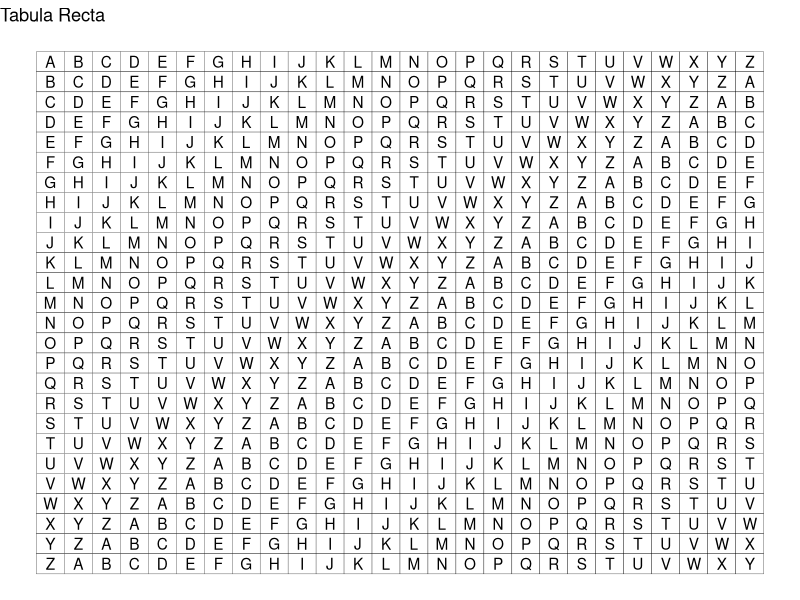

Write R code to recreate this figure.
library(tidyverse)

lets5<-data.frame(
    "lets" = LETTERS,
    "x" = rep(1:26, each=26),
    "y" = rep(1:26, times = 26)
)

lets6 <- lets5  %>% 
    filter(y != (x - 1))  %>% 
    mutate(y2 = rep(1:26, length.out=651))

lets_shift <- lets6  %>% 
    mutate(shiftedx = ifelse(((x + y2) >= 29), (x-1), x))
    
shift_add <- data.frame(
    "lets" = LETTERS, 
    "shiftedx" = rep(26, length.out= 26), 
    "y2" = 2:27
)  %>% 
    filter(y2 != 27)
    
lets_final <-bind_rows(lets_shift, shift_add)

lets_final %>%  
    ggplot(aes(y = y2, x = shiftedx, label = .$lets)) +
    geom_tile(fill = "#FFFFFF", color = "black") + 
    geom_text(position = "identity") +
    scale_y_reverse(breaks = 1:26) + 
    theme_void() + 
    scale_x_continuous(breaks = 1:26) + 
    labs(title = "Tabula Recta") + 
    NULL
